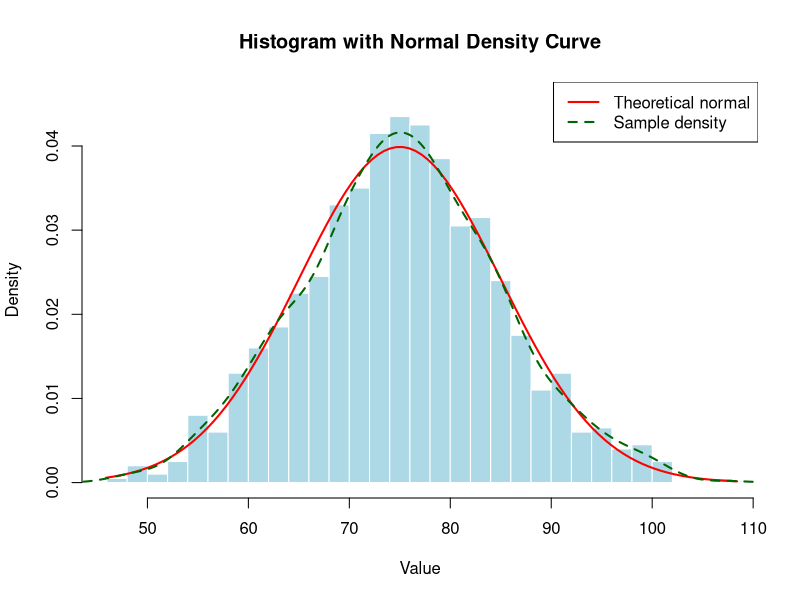
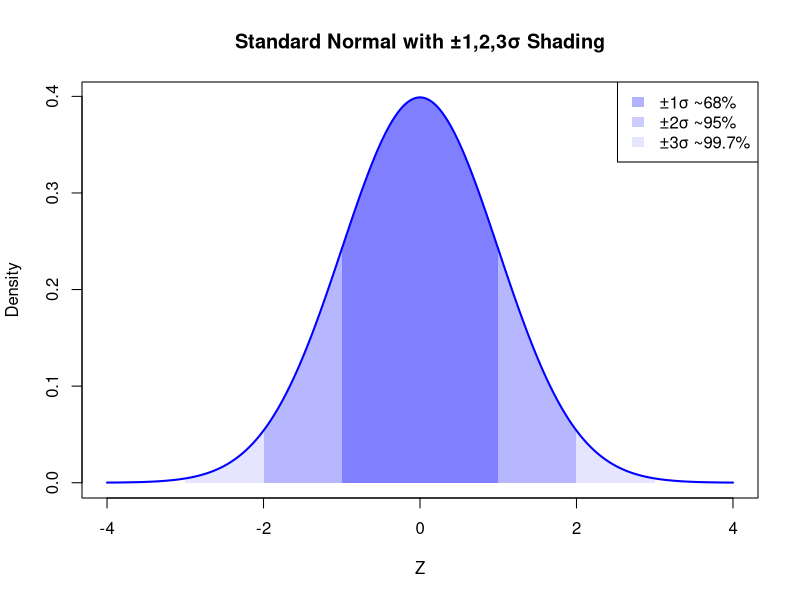
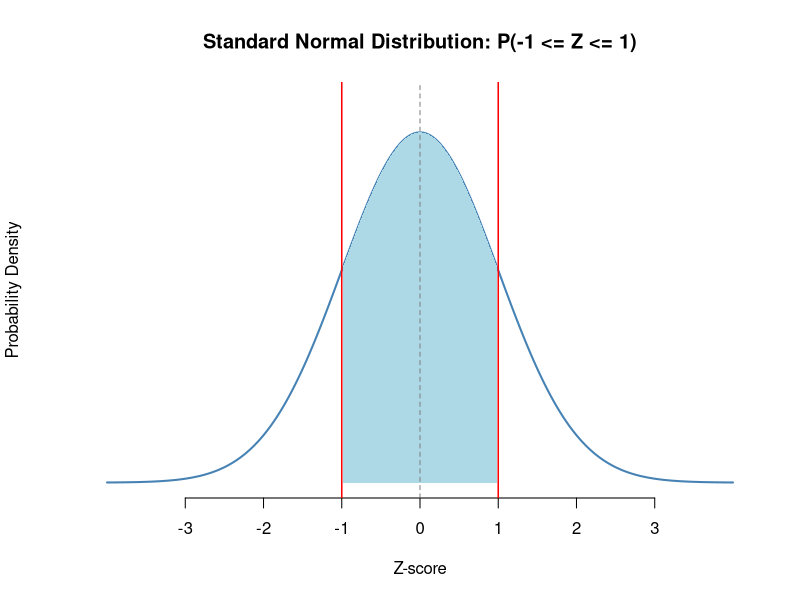
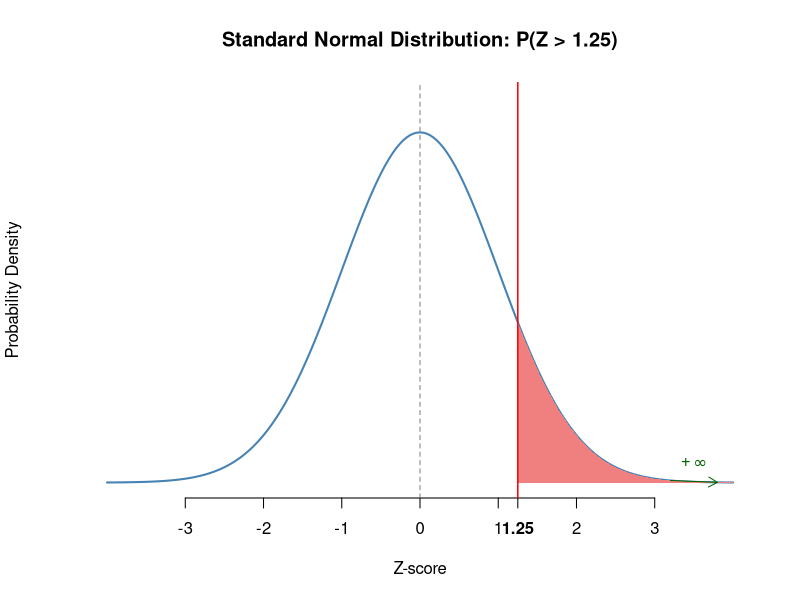

Here is the R script that generated these plots, in order:
## ---- chunk 1
set.seed(123)         # for reproducibility
n <- 1000             # number of samples
mu <- 75               # mean
sigma <- 10            # standard deviation

# simulate data
x <- rnorm(n, mean = mu, sd = sigma)

# plot histogram scaled to density
hist(x,
     breaks = 30,
     probability = TRUE,
     col = "lightblue",
     border = "white",
     main = "Histogram with Normal Density Curve",
     xlab = "Value",
     ylim = c(0, max(density(x)$y, dnorm(mu, mu, sigma)) * 1.1))

# add theoretical normal density
curve(dnorm(x, mean = mu, sd = sigma),
      from = min(x) - 1,
      to = max(x) + 1,
      col = "red",
      lwd = 2,
      add = TRUE)

# add kernel density of the sample
lines(density(x), col = "darkgreen", lwd = 2, lty = 2)

# legend
legend("topright",
       legend = c("Theoretical normal", "Sample density"),
       col = c("red", "darkgreen"),
       lwd = 2, lty = c(1, 2))
## ---- chunk 2
# 1. Numeric verification
p1 <- pnorm(1) - pnorm(-1)
p2 <- pnorm(2) - pnorm(-2)
p3 <- pnorm(3) - pnorm(-3)


# 2. Visual plot
x <- seq(-4, 4, length = 400)
y <- dnorm(x)
plot(x, y, type="l", lwd=2, col="blue",
     ylab="Density", xlab="Z",
     main="Standard Normal with ±1,2,3σ Shading")

# Function to shade region between -n and +n
shade_region <- function(n, col) {
  ix <- x >= -n & x <= n
  polygon(c(-n, x[ix], n), c(0, y[ix], 0),
          col = col, border = NA)
}

# Shade ±1, ±2, ±3
shade_region(3, rgb(0,0,1,0.1))
shade_region(2, rgb(0,0,1,0.2))
shade_region(1, rgb(0,0,1,0.3))

# Add legend
legend("topright",
       legend = c("±1σ ~68%", "±2σ ~95%", "±3σ ~99.7%"),
       fill = c(rgb(0,0,1,0.3), rgb(0,0,1,0.2), rgb(0,0,1,0.1)),
       border = NA)
## ---- chunk 3
# Define the range of Z-values
z <- seq(-4, 4, length.out = 500)

# Calculate the probability density for each Z-value
density_values <- dnorm(z, mean = 0, sd = 1)

# Plot the standard normal curve
plot(z, density_values, type = "l",
     main = "Standard Normal Distribution: P(-1 <= Z <= 1)",
     xlab = "Z-score",
     ylab = "Probability Density",
     col = "steelblue",
     lwd = 2,
     ylim = c(0, max(density_values) * 1.1), # Extend y-axis slightly for labels
     axes = FALSE) # Suppress default axes to draw custom ones

# Add custom x-axis
axis(side = 1, at = c(-3, -2, -1, 0, 1, 2, 3), labels = c("-3", "-2", "-1", "0", "1", "2", "3"))
# Add custom y-axis (optional, often hidden for density plots)
# axis(side = 2)

# Shade the area between -1 and 1
# Find the indices corresponding to z = -1 and z = 1
idx <- which(z >= -1 & z <= 1)
# Create polygon coordinates
polygon(x = c(z[idx[1]], z[idx], z[idx[length(idx)]]),
        y = c(0, density_values[idx], 0),
        col = "lightblue",
        border = NA) # No border for the shaded area

# Add vertical lines at -1, 0, and 1
abline(v = 0, lty = 2, col = "gray50") # Mean (0)
abline(v = -1, lty = 1, col = "red", lwd = 1.5) # -1 standard deviation
abline(v = 1, lty = 1, col = "red", lwd = 1.5) # 1 standard deviation

# Add text labels for -1, 0, and 1
text(x = 0, y = -0.02, labels = "0", col = "black", pos = 1, cex = 1.2)
text(x = -1, y = -0.02, labels = expression(bold("-1")), col = "red", pos = 1, cex = 1.2)
text(x = 1, y = -0.02, labels = expression(bold("1")), col = "red", pos = 1, cex = 1.2)

# Indicate -infinity and +infinity conceptually
# This is typically implied by the curve extending to the edges of the plot
# You could add arrows, but it often clutters the plot more than it helps for this specific question.
# For example:
# arrows(x0 = -3.5, y0 = 0.01, x1 = -Inf, y1 = 0.01, length = 0.1, col = "darkgreen")
# arrows(x0 = 3.5, y0 = 0.01, x1 = Inf, y1 = 0.01, length = 0.1, col = "darkgreen")
# text(x = -3.5, y = 0.02, labels = expression(-infinity), pos = 4, col = "darkgreen")
# text(x = 3.5, y = 0.02, labels = expression(+infinity), pos = 2, col = "darkgreen")
## ---- chunk 4
# Define the range of Z-values
z <- seq(-4, 4, length.out = 500)

# Calculate the probability density for each Z-value
density_values <- dnorm(z, mean = 0, sd = 1)

# Define the specific Z-score for the boundary
boundary_z <- 1.25

# Plot the standard normal curve
plot(z, density_values, type = "l",
     main = expression(bold(paste("Standard Normal Distribution: P(Z > 1.25)"))),
     xlab = "Z-score",
     ylab = "Probability Density",
     col = "steelblue",
     lwd = 2,
     ylim = c(0, max(density_values) * 1.1), # Extend y-axis slightly for labels
     axes = FALSE) # Suppress default axes to draw custom ones

# Add custom x-axis
axis(side = 1, at = c(-3, -2, -1, 0, 1, boundary_z, 2, 3),
     labels = c("-3", "-2", "-1", "0", "1", expression(bold("1.25")), "2", "3"))
# Add custom y-axis (optional, often hidden for density plots)
# axis(side = 2)

# Shade the area to the right of boundary_z
# Find the indices corresponding to z >= boundary_z
idx <- which(z >= boundary_z)
# Create polygon coordinates: start at boundary_z (z[idx[1]]), go along curve (z[idx], density_values[idx]), then down to 0 at the last point
polygon(x = c(z[idx[1]], z[idx], tail(z, 1)),
        y = c(0, density_values[idx], 0),
        col = "lightcoral",
        border = NA) # No border for the shaded area

# Add vertical lines at 0 and boundary_z
abline(v = 0, lty = 2, col = "gray50") # Mean (0)
abline(v = boundary_z, lty = 1, col = "red", lwd = 1.5) # Z = 1.25

# Add text labels for 0 and boundary_z
text(x = 0, y = -0.02, labels = "0", col = "black", pos = 1, cex = 1.2)
# The label for boundary_z is already included in the axis labels for bolding

# Indicate +infinity conceptually with an arrow and text
arrows(x0 = 3.2, y0 = dnorm(3.2), x1 = 3.8, y1 = dnorm(3.8), length = 0.1, col = "darkgreen", lwd = 1)
text(x = 3.8, y = dnorm(3.8) + 0.02, labels = expression(+infinity), pos = 2, col = "darkgreen", cex = 1)
